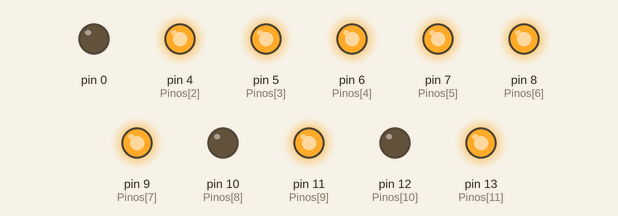
Bench run of a sketch on a simulated Arduino Uno, built with avr-gcc and run on an emulated ATmega328P. On the bench: output pins drawn as LEDs (lit = HIGH).

Above: at 0.12 s.
At 1.62 s:
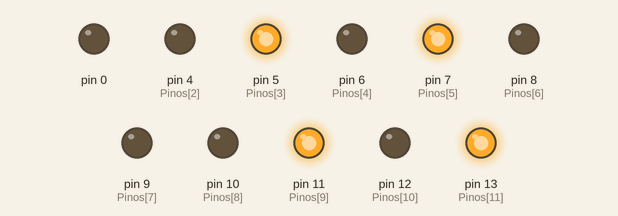
At 3.12 s:
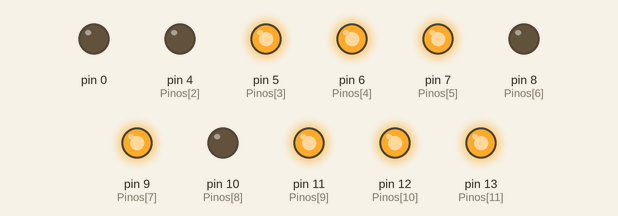
At 6.37 s:
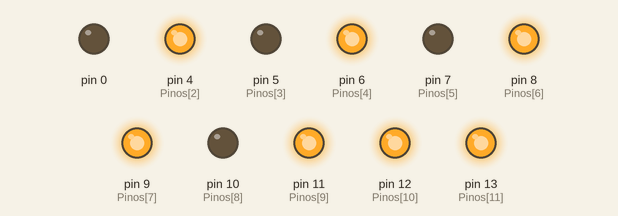
At 9.62 s:
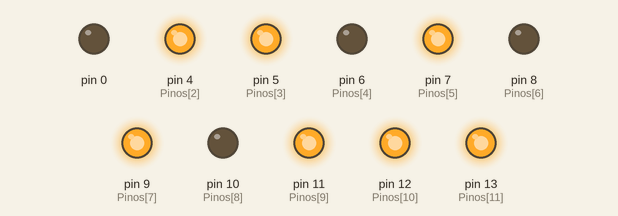
At 12.87 s:
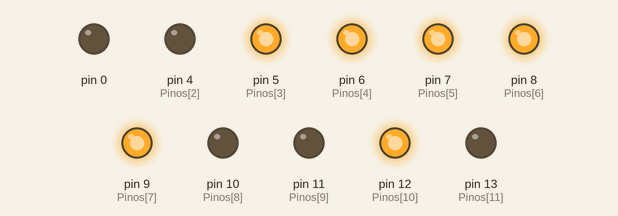
Timing chart, 0 to 13.2 s (numbered marks = the images above):
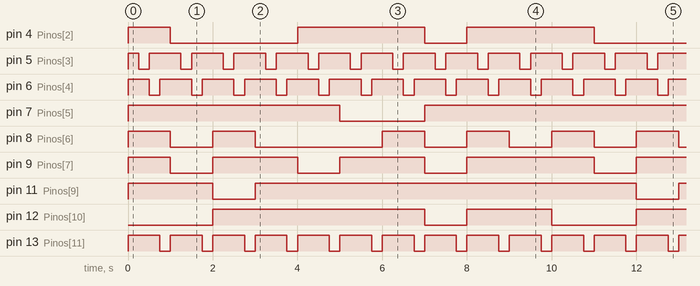

Measured:
- by itself, pin 4 (Pinos[2]): repeats every 10.0 s: LOW 3.0 s, HIGH 3.0 s, LOW 1.0 s, HIGH 3.0 s
- by itself, pin 5 (Pinos[3]), pin 6 (Pinos[4]), pin 13 (Pinos[11]): alternates HIGH for 0.75 s and LOW for 0.25 s
- by itself, pin 7 (Pinos[5]): repeats every 10.0 s: LOW 2.0 s, HIGH 8.0 s
- by itself, pin 8 (Pinos[6]): repeats every 10.0 s: LOW 1.0 s, HIGH 1.0 s, LOW 3.0 s, 2 × (HIGH 1.0 s, LOW 1.0 s), HIGH 1.0 s
- by itself, pin 9 (Pinos[7]): repeats every 10.0 s: 2 × (LOW 1.0 s, HIGH 2.0 s), LOW 1.0 s, HIGH 3.0 s
- by itself, pin 11 (Pinos[9]): repeats every 10.0 s: LOW 1.0 s, HIGH 9.0 s
- by itself, pin 12 (Pinos[10]): repeats every 10.0 s: LOW 1.0 s, HIGH 2.0 s, LOW 2.0 s, HIGH 5.0 s

The sketch:

LED4Dig7SegAnodoComun.ino
```cpp
/* MEKANUS ROBOTICA EDUCACIONAL
 * TESTE DE DISPLAY LED VERMELHO 4 DÍGITOS DE SETE SEGMENTOS
 * Teste simples usando lógica e diferenca de potencial. Os pinos 1, 4, 5 e 12
 * do display sao catodos, mas o acionamento de um segmento com os quatro catodos
 * conectados ao GND, ocasiona o acendimento daquele segmento em todos os dígitos.
 *
 * Dessa maneira, a lógica baixo/alto foi usada para o acionamento de um segmento
 * específico conforme a necessidade, dispensando o uso de transitores. A lógica do
 * acionamento do catodo é entao, invertida.
 *
 * Estes pinos podem ser conectados a um coletor  * de um transistor de uso geral
 * (BC 547, BC 548, BC 550...) de modo a escoar para  * o GND com um sinal positivo
 * na base do transistor, sendo então necessario para o  * acionamento do segmento,
 * o nível alto do pino daquele segmento e o nível alto na  * base do transitor
 * conectado ao catodo.
 */
int Pinos[] = {2, 3, 4, 5, 6, 7, 8, 9, 10, 11, 12, 13};
int Tempo = 250;

void setup() {
 /*
 * Os segmentos foram mapeados conforme a seguir:
 * Pino 3 - Segmento superior do digito
 * Pino 4 - Segmento superior direito do digito
 * Pino 7 - Segmento superior esquerdo do dígito
 * Pino 12 - Segmento central do dígito
 * Pino 8 - Segmento inferior direito do digito
 * Pino 11 - Segmento inferior esquerdo do digito
 * Pino 9 - Segmento inferior do digito
 * Pino 10 - ponto
 */

//Para a variável contador = 2, enquanto contador for menor que 14,
//é incrementado ao executar que os pinos definidos sejam saídas
for (int contador = 2; contador < 14; contador++){
  pinMode(Pinos[contador], OUTPUT);
}

digitalWrite(2,HIGH);         //1 (Pino catodo do primeiro dígito display LED)
digitalWrite(3,LOW);
digitalWrite(4,LOW);
digitalWrite(5,HIGH);         //4 (Pino catodo do segundo dígito display LED
digitalWrite(6,HIGH);         //5 (Pino catodo do terceiro dígito display LED
digitalWrite(7,LOW);
digitalWrite(8,LOW);
digitalWrite(9,LOW);
digitalWrite(10,LOW);
digitalWrite(11,LOW);
digitalWrite(12,LOW);
digitalWrite(13,HIGH);          //12 (Pino catodo do quarto dígito display LED
}

void loop() {
Zero();
Um();
Dois();
Tres();
Quatro();
Cinco();
Seis();
Sete();
Oito();
Nove();
}

void Pontos(){
digitalWrite(2,LOW);
digitalWrite(10,HIGH);
delay(Tempo);
digitalWrite(2,HIGH);
digitalWrite(5,LOW);;
delay(Tempo);
digitalWrite(5,HIGH);;
digitalWrite(6,LOW);;
delay(Tempo);
digitalWrite(6,HIGH);;
digitalWrite(13,LOW);;
delay(Tempo);
ApagaTudo();
}

void Zero(){
digitalWrite(2,LOW);
digitalWrite(3,HIGH);
digitalWrite(4,HIGH);
digitalWrite(7,HIGH);
digitalWrite(8,HIGH);
digitalWrite(9,HIGH);
digitalWrite(11,HIGH);
delay(Tempo);
digitalWrite(2,HIGH);
digitalWrite(5,LOW);;
delay(Tempo);
digitalWrite(5,HIGH);;
digitalWrite(6,LOW);;
delay(Tempo);
digitalWrite(6,HIGH);;
digitalWrite(13,LOW);;
delay(Tempo);
ApagaTudo();
}
void Um(){
digitalWrite(2,LOW);
digitalWrite(7,HIGH);
digitalWrite(11,HIGH);
delay(Tempo);
digitalWrite(2,HIGH);
digitalWrite(5,LOW);;
delay(Tempo);
digitalWrite(5,HIGH);;
digitalWrite(6,LOW);;
delay(Tempo);
digitalWrite(6,HIGH);;
digitalWrite(13,LOW);;
delay(Tempo);
ApagaTudo();
}
void Dois(){
digitalWrite(2,LOW);
digitalWrite(3,HIGH);
digitalWrite(7,HIGH);
digitalWrite(8,HIGH);
digitalWrite(9,HIGH);
digitalWrite(12,HIGH);
delay(Tempo);
digitalWrite(2,HIGH);
digitalWrite(5,LOW);;
delay(Tempo);
digitalWrite(5,HIGH);;
digitalWrite(6,LOW);;
delay(Tempo);
digitalWrite(6,HIGH);;
digitalWrite(13,LOW);;
delay(Tempo);
ApagaTudo();
}
void Tres(){
digitalWrite(2,LOW);
digitalWrite(3,HIGH);
digitalWrite(7,HIGH);
digitalWrite(9,HIGH);
digitalWrite(11,HIGH);
digitalWrite(12,HIGH);
delay(Tempo);
digitalWrite(2,HIGH);
digitalWrite(5,LOW);;
delay(Tempo);
digitalWrite(5,HIGH);;
digitalWrite(6,LOW);;
delay(Tempo);
digitalWrite(6,HIGH);;
digitalWrite(13,LOW);;
delay(Tempo);
ApagaTudo();
}
void Quatro(){
digitalWrite(2,LOW);
digitalWrite(4,HIGH);
digitalWrite(7,HIGH);
digitalWrite(11,HIGH);
digitalWrite(12,HIGH);
delay(Tempo);
digitalWrite(2,HIGH);
digitalWrite(5,LOW);;
delay(Tempo);
digitalWrite(5,HIGH);;
digitalWrite(6,LOW);;
delay(Tempo);
digitalWrite(6,HIGH);;
digitalWrite(13,LOW);;
delay(Tempo);
ApagaTudo();
}
void Cinco(){
digitalWrite(2,LOW);
digitalWrite(3,HIGH);
digitalWrite(4,HIGH);
digitalWrite(9,HIGH);
digitalWrite(11,HIGH);
digitalWrite(12,HIGH);
delay(Tempo);
digitalWrite(2,HIGH);
digitalWrite(5,LOW);;
delay(Tempo);
digitalWrite(5,HIGH);;
digitalWrite(6,LOW);;
delay(Tempo);
digitalWrite(6,HIGH);;
digitalWrite(13,LOW);;
delay(Tempo);
ApagaTudo();
}
void Seis(){
digitalWrite(2,LOW);
digitalWrite(3,HIGH);
digitalWrite(4,HIGH);
digitalWrite(8,HIGH);
digitalWrite(9,HIGH);
digitalWrite(11,HIGH);
digitalWrite(12,HIGH);
delay(Tempo);
digitalWrite(2,HIGH);
digitalWrite(5,LOW);;
delay(Tempo);
digitalWrite(5,HIGH);;
digitalWrite(6,LOW);;
delay(Tempo);
digitalWrite(6,HIGH);;
digitalWrite(13,LOW);;
delay(Tempo);
ApagaTudo();
}
void Sete(){
digitalWrite(2,LOW);
digitalWrite(3,HIGH);
digitalWrite(7,HIGH);
digitalWrite(11,HIGH);
delay(Tempo);
digitalWrite(2,HIGH);
digitalWrite(5,LOW);;
delay(Tempo);
digitalWrite(5,HIGH);;
digitalWrite(6,LOW);;
delay(Tempo);
digitalWrite(6,HIGH);;
digitalWrite(13,LOW);;
delay(Tempo);
ApagaTudo();
}
void Oito(){
digitalWrite(2,LOW);
digitalWrite(3,HIGH);
digitalWrite(4,HIGH);
digitalWrite(7,HIGH);
digitalWrite(8,HIGH);
digitalWrite(9,HIGH);
digitalWrite(11,HIGH);
digitalWrite(12,HIGH);
delay(Tempo);
digitalWrite(2,HIGH);
digitalWrite(5,LOW);;
delay(Tempo);
digitalWrite(5,HIGH);;
digitalWrite(6,LOW);;
delay(Tempo);
digitalWrite(6,HIGH);;
digitalWrite(13,LOW);;
delay(Tempo);
ApagaTudo();
}
void Nove(){
digitalWrite(2,LOW);
digitalWrite(3,HIGH);
digitalWrite(4,HIGH);
digitalWrite(7,HIGH);
digitalWrite(9,HIGH);
digitalWrite(11,HIGH);
digitalWrite(12,HIGH);
delay(Tempo);
digitalWrite(2,HIGH);
digitalWrite(5,LOW);;
delay(Tempo);
digitalWrite(5,HIGH);;
digitalWrite(6,LOW);;
delay(Tempo);
digitalWrite(6,HIGH);;
digitalWrite(13,LOW);;
delay(Tempo);
ApagaTudo();
}

void ApagaTudo(){
digitalWrite(2,HIGH);//1
digitalWrite(3,LOW);
digitalWrite(4,LOW);
digitalWrite(5,HIGH);//4
digitalWrite(6,HIGH);//5
digitalWrite(7,LOW);
digitalWrite(8,LOW);
digitalWrite(9,LOW);
digitalWrite(10,LOW);
digitalWrite(11,LOW);
digitalWrite(12,LOW);
digitalWrite(13,HIGH);//12
}
```
